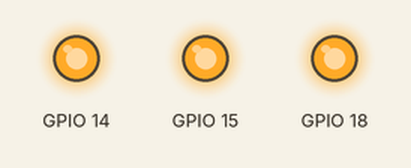
Simulated run of this program. Board: Raspberry Pi (BCM pin numbers). Shown: output pins drawn as LEDs (lit = HIGH). At 1.5 s the program stops and its outputs stay as they are.

Above: at 0.1 s.
Timing chart, 0 to 1.6 s (numbered marks = the images above):
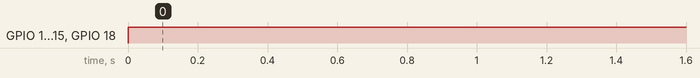

Measured:
- by itself, GPIO 14, GPIO 15, GPIO 18: LOW → HIGH at 0.00 s

The program:

load.py
```python
import RPi.GPIO as GPIO
import time


GPIO.setmode(GPIO.BCM)
GPIO.setup(14,GPIO.OUT)
GPIO.setup(15,GPIO.OUT)
GPIO.setup(18,GPIO.OUT)
cnt = 0
try:
        while cnt < 3:


                       GPIO.output(14,GPIO.HIGH)
                       GPIO.output(15,GPIO.HIGH)
                       GPIO.output(18,GPIO.HIGH)
                       time.sleep(0.5)

                       cnt += 1
except KeyboardInterrupt:
        GPIO.cleanup()
```
